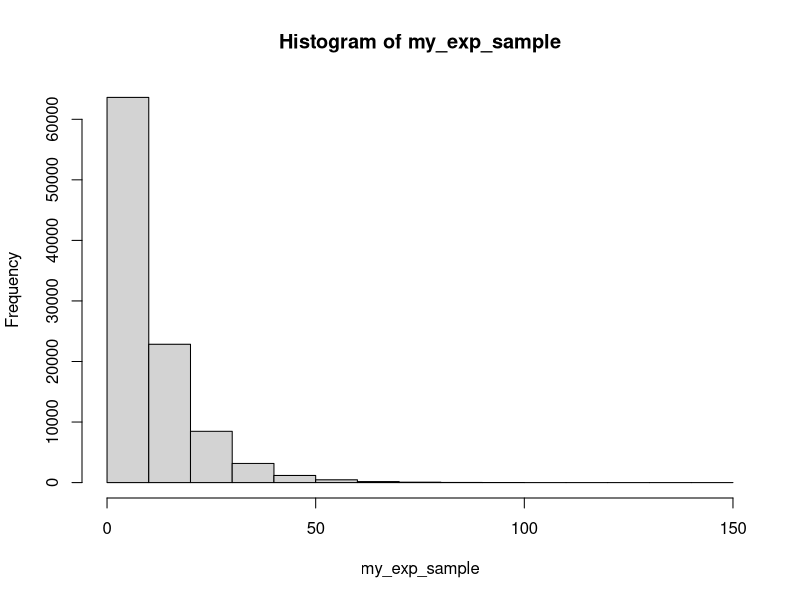
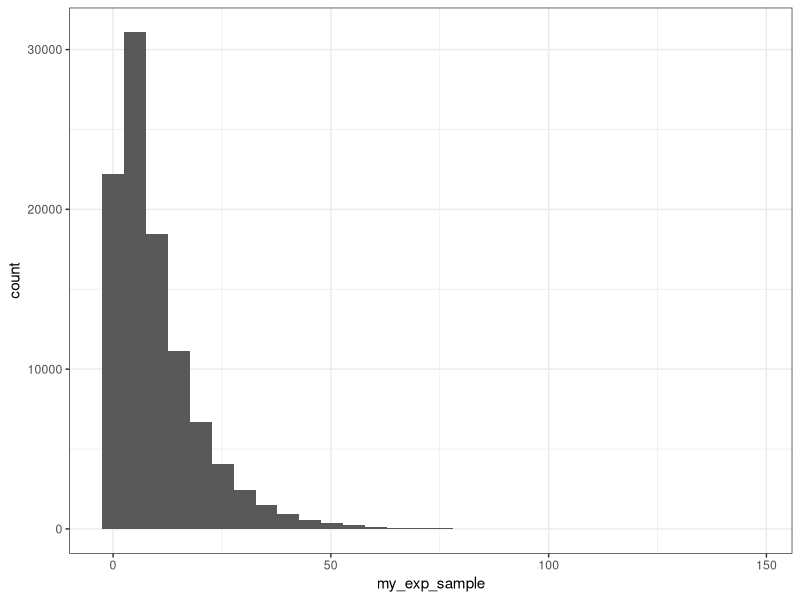
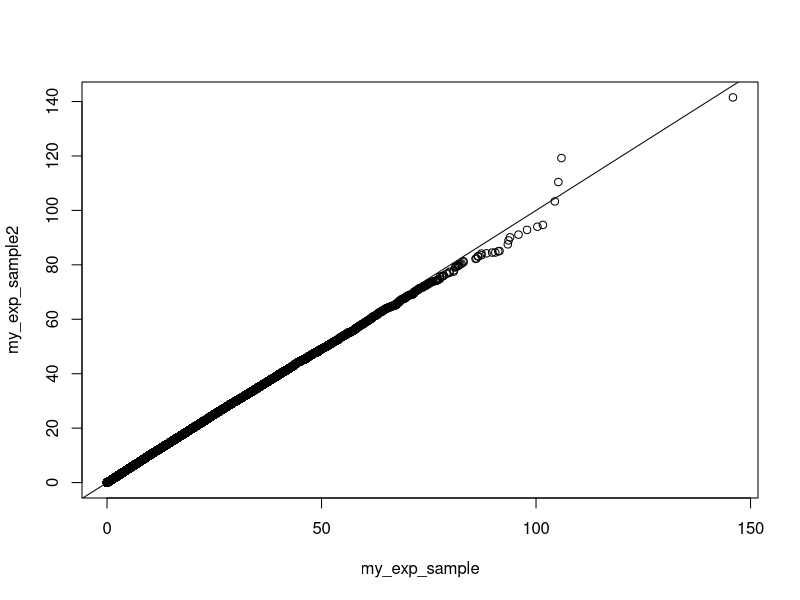
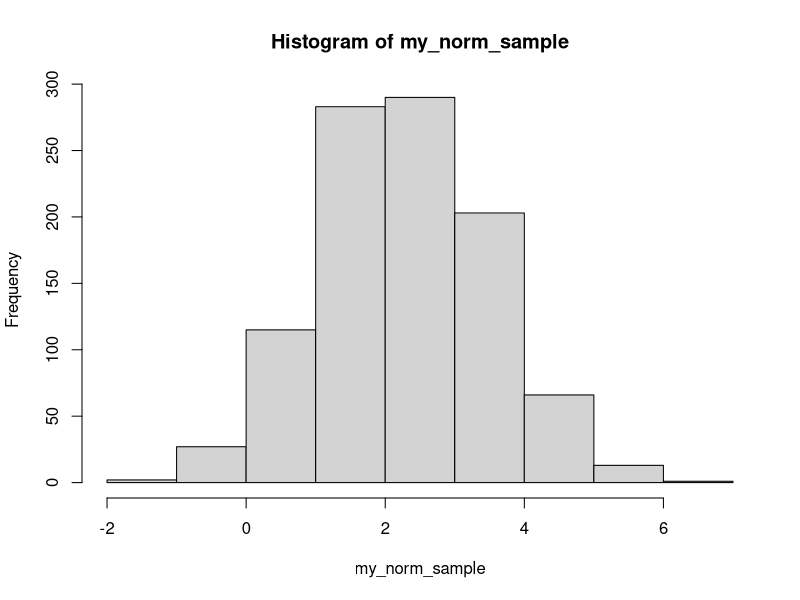
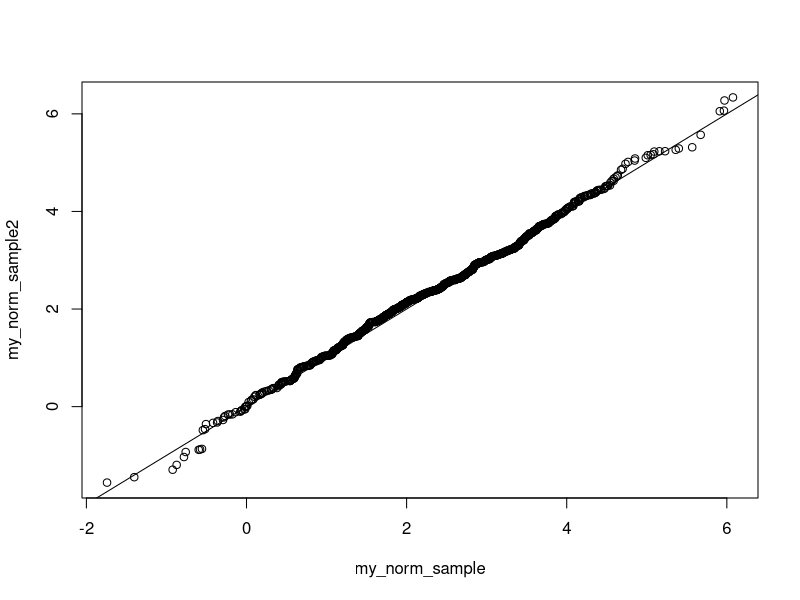

Generate these figures, in order, with R:
## ---- chunk 1
add_two_numbers <- function(number1, number2){
  return(number1 + number2)
}

add_two_numbers(number1 = 2, number2 = 9)

# We can call function without argument names but it is not good practice e.g.
add_two_numbers(2, 9)
## ---- chunk 2
rnorm(1)

rnorm(1)
## ---- chunk 3
set.seed(345454)
## ---- chunk 4
qexp(0.6, rate = 0.1)
## ---- chunk 5
rexp_isi_buds <- function(num_draws, rate = 1){
  runif_draws <- runif(num_draws) # Random draws from uniform distirbution
  return(qexp(runif_draws, rate = rate)) # Plug draws into cdf
}

my_exp_sample <- rexp_isi_buds(100000, rate = 0.1)
## ---- chunk 6
# base R plot for reference
hist(my_exp_sample) 

# ggplot
library(tidyverse)

data.frame("my_exp_sample" = my_exp_sample) %>% # Need data frame for ggplot()
  ggplot(aes(x = my_exp_sample)) +
  geom_histogram() + 
  theme_bw()# Try changing the number of bins by setting bins = 10
## ---- chunk 7
my_exp_sample2 <- rexp(100000, 0.1)

qqplot(my_exp_sample, my_exp_sample2)
abline(0,1)
## ---- chunk 8
# Parentheses tell R to print the value being stored
(emp_exp_mean <- mean(my_exp_sample)) 
(theor_exp_mean <- 1/0.1)

(emp_exp_sd <- sd(my_exp_sample))
(theor_exp_sd <- sqrt(1/0.1^2))
## ---- chunk 9
rnorm_isi_buds <- function(num_draws, mean = 0, sd = 1){
  runif_draws <- runif(num_draws)
  return(qnorm(runif_draws, mean = mean, sd = sd))
}

my_norm_sample <- rnorm_isi_buds(1000, mean = 2.3, sd = 1.2)

hist(my_norm_sample)
## ---- chunk 10
my_norm_sample2 <- rnorm(1000, mean = 2.3 , sd = 1.2)

qqplot(my_norm_sample, my_norm_sample2)
abline(0,1)
## ---- chunk 11
(emp_norm_mean <- mean(my_norm_sample))
(theor_norm_mean <- 2.3)

(emp_norm_sd <- sd(my_norm_sample))
(theor_sd <- 1.2)
## ---- chunk 12
rbernoulli <- function(success_prob){
  return_value <- 0
  
  if (runif(1) < success_prob){
    return_value <- 1 # else statement is not necessary, because we set return_value to 0 from the start
  }
  
  return(return_value)
}
## ---- chunk 13
num_sim <- 1000
my_coins <- numeric(num_sim)
my_prob <- 0.24

for (i in 1:num_sim){
  my_coins[i] <- rbernoulli(my_prob)
}

mean(my_coins)
## ---- chunk 14
rbernoulli_for_loop <- function(num_draws, success_prob){
  return_vector <- numeric(num_draws) # Creates a double-precision vector of the specified length with each element equal to 0.
  
  my_unif <- runif(num_draws)
  
  for (i in 1:num_draws) {
    if (my_unif[i] < success_prob) {
      return_vector[i] <- 1
    }
  }
  
  return(return_vector)
}
## ---- chunk 15
rbernoulli_no_for_loop <- function(num_draws, success_prob){
  
  my_unif <- runif(num_draws)
  
  return_vector <- ifelse(my_unif < success_prob, yes = 1, no = 0)
  
  return(return_vector)
}
## ---- chunk 16
test_coins1 <- rbernoulli_for_loop(10000, 0.44)
test_coins2 <- rbernoulli_no_for_loop(10000, 0.44)

mean(test_coins1)
mean(test_coins2)
## ---- chunk 17
rdiscr3 <- function(p1, p2, p3){
  if (abs(1 - p1 - p2 - p3) > 10^-7) { # 10^-7 used to approximate 0
    stop("probabilities must add to 1")
  }
  
  return_value <- 3
  
  my_unif <- runif(1)
  
  if (my_unif < p1) {
    return_value <- 1
  } else if (my_unif < p1 + p2) {
    return_value <- 2
  }
  
  return(return_value)
}
## ---- chunk 18
test_vector <- numeric(num_sim)

for (i in 1:num_sim) {
  test_vector[i] <- rdiscr3(0.1, 0.2, 0.7)
}

# Calculate empirical proportions
sum(ifelse(test_vector == 1, yes = 1, no = 0)) / num_sim
sum(ifelse(test_vector == 2, yes = 1, no = 0)) / num_sim
sum(ifelse(test_vector == 3, yes = 1, no = 0)) / num_sim
